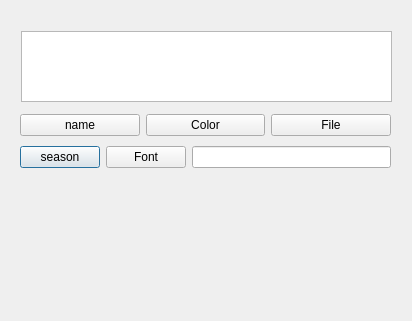
<?xml version="1.0" encoding="UTF-8"?>
<ui version="4.0">
 <class>Dialog</class>
 <widget class="QDialog" name="Dialog">
  <property name="geometry">
   <rect>
    <x>0</x>
    <y>0</y>
    <width>412</width>
    <height>321</height>
   </rect>
  </property>
  <property name="windowTitle">
   <string>Dialog</string>
  </property>
  <widget class="QTextEdit" name="textEdit">
   <property name="geometry">
    <rect>
     <x>21</x>
     <y>31</y>
     <width>371</width>
     <height>71</height>
    </rect>
   </property>
   <property name="readOnly">
    <bool>true</bool>
   </property>
  </widget>
  <widget class="QWidget" name="">
   <property name="geometry">
    <rect>
     <x>20</x>
     <y>110</y>
     <width>371</width>
     <height>64</height>
    </rect>
   </property>
   <layout class="QGridLayout" name="gridLayout">
    <item row="1" column="0">
     <layout class="QHBoxLayout" name="horizontalLayout_3">
      <item>
       <layout class="QHBoxLayout" name="horizontalLayout_2">
        <item>
         <widget class="QPushButton" name="btnSeason">
          <property name="text">
           <string>season</string>
          </property>
         </widget>
        </item>
        <item>
         <widget class="QPushButton" name="btnFont">
          <property name="text">
           <string>Font</string>
          </property>
         </widget>
        </item>
       </layout>
      </item>
      <item>
       <widget class="QLineEdit" name="lineEdit"/>
      </item>
     </layout>
    </item>
    <item row="0" column="0">
     <layout class="QHBoxLayout" name="horizontalLayout">
      <item>
       <widget class="QPushButton" name="btnName">
        <property name="text">
         <string>name</string>
        </property>
       </widget>
      </item>
      <item>
       <widget class="QPushButton" name="btnColor">
        <property name="text">
         <string>Color</string>
        </property>
       </widget>
      </item>
      <item>
       <widget class="QPushButton" name="btnFile">
        <property name="text">
         <string>File</string>
        </property>
       </widget>
      </item>
     </layout>
    </item>
   </layout>
  </widget>
 </widget>
 <resources/>
 <connections/>
</ui>
